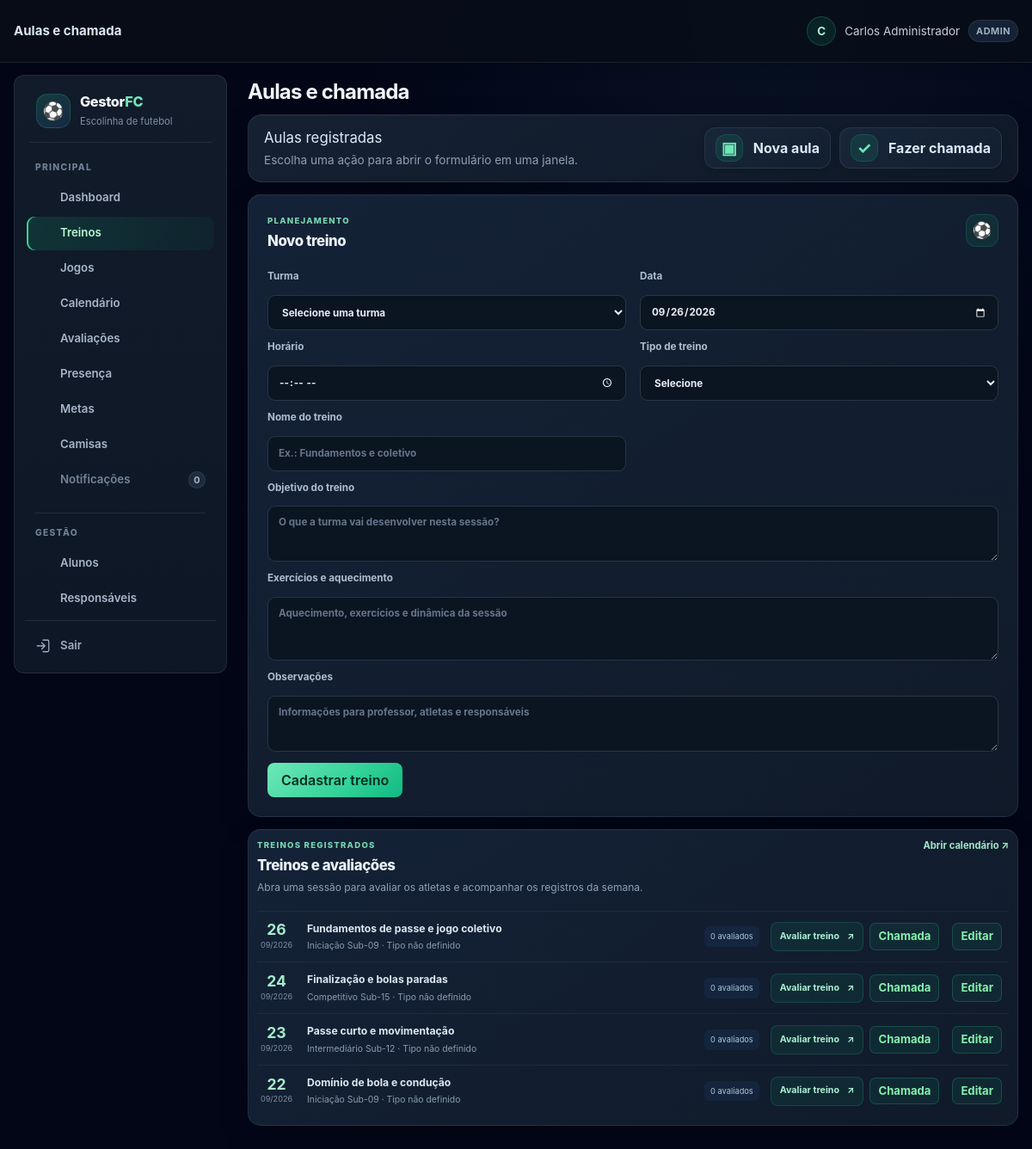
Page /aulas.php (signed in) on the committed database.
### tables this page shows
CREATE TABLE TB_AULA (
    COD_AULA INT AUTO_INCREMENT PRIMARY KEY,
    COD_TURMA INT NOT NULL,
    DATA_AULA DATE NOT NULL,
    TEMA_TREINO VARCHAR(100) DEFAULT 'Fundamentos e Coletivo',
    HORARIO TIME NULL,
    OBJETIVO TEXT NULL,
    EXERCICIOS TEXT NULL,
    TIPO_TREINO VARCHAR(30) NULL,
    ATRIBUTOS_AVALIAVEIS_JSON JSON NULL,
    OBSERVACAO TEXT NULL,
    CRIADO_EM TIMESTAMP DEFAULT CURRENT_TIMESTAMP,
    FOREIGN KEY (COD_TURMA) REFERENCES TB_TURMA(COD_TURMA) ON DELETE CASCADE
);

CREATE TABLE TB_TURMA (
    COD_TURMA INT AUTO_INCREMENT PRIMARY KEY,
    COD_ESCOLINHA INT NOT NULL,
    COD_PROFESSOR INT NULL,
    NOME VARCHAR(50) NOT NULL,
    FAIXA_ETARIA VARCHAR(30) NOT NULL,
    DIAS_TREINO VARCHAR(100) NOT NULL,
    HORARIO VARCHAR(50) NOT NULL,
    CAPACIDADE INT DEFAULT 25,
    ATIVA TINYINT(1) DEFAULT 1,
    CRIADO_EM TIMESTAMP DEFAULT CURRENT_TIMESTAMP,
    FOREIGN KEY (COD_ESCOLINHA) REFERENCES TB_ESCOLINHA(COD_ESCOLINHA) ON DELETE CASCADE,
    FOREIGN KEY (COD_PROFESSOR) REFERENCES TB_USUARIO(COD_USUARIO) ON DELETE SET NULL
);

### includes/helpers.php (called while the page is built, shortened)
<?php
function e($value) {
    return htmlspecialchars((string) $value, ENT_QUOTES, 'UTF-8');
}

### includes/avaliacao_helpers.php (called while the page is built, shortened)
<?php
function avaliacaoCatalogoAtributos() {
    return [
        'velocidade' => 'Velocidade',
        'finalizacao' => 'Finalização',
        'passe' => 'Passe',
        'drible' => 'Drible',
        'fisico' => 'Físico',
        'posicionamento' => 'Posicionamento'
    ];
}
function avaliacaoTiposTreino() {
    return [
        'VELOCIDADE' => ['nome' => 'Velocidade', 'atributos' => ['velocidade']],
        'FINALIZACAO' => ['nome' => 'Finalização', 'atributos' => ['finalizacao']],
        'PASSE' => ['nome' => 'Passe', 'atributos' => ['passe']],
        'FINALIZACAO_PASSE' => ['nome' => 'Finalização + Passe', 'atributos' => ['finalizacao', 'passe']],
        'DRIBLE' => ['nome' => 'Drible', 'atributos' => ['drible']],
        'FISICO' => ['nome' => 'Preparação física', 'atributos' => ['fisico']],
        'POSICIONAMENTO' => ['nome' => 'Posicionamento', 'atributos' => ['posicionamento']],
        'JOGO_TREINO' => ['nome' => 'Jogo-treino', 'atributos' => array_keys(avaliacaoCatalogoAtributos())],
        'TREINO_MISTO' => ['nome' => 'Treino misto', 'atributos' => array_keys(avaliacaoCatalogoAtributos())],
        'TECNICO_GERAL' => ['nome' => 'Fundamentos gerais', 'atributos' => array_keys(avaliacaoCatalogoAtributos())],
        'PERSONALIZADO' => ['nome' => 'Personalizado', 'atributos' => null]
    ];
}

### aulas.php (the view, shortened to what this page needs)
<?php
require_once __DIR__ . '/includes/layout.php';
require_once __DIR__ . '/includes/avaliacao_helpers.php';
$db = getDB();
$escolinha = currentEscolinhaId();
$edit = null;
    ?>
    <?php
$sqlLista = 'SELECT a.*, t.NOME AS TURMA, COUNT(DISTINCT av.COD_AVALIACAO) AS AVALIACOES
             FROM TB_AULA a JOIN TB_TURMA t ON t.COD_TURMA = a.COD_TURMA
             LEFT JOIN TB_AVALIACAO av ON av.COD_AULA = a.COD_AULA
             WHERE t.COD_ESCOLINHA = ?';
$argumentosLista = [$escolinha];
$sqlLista .= ' GROUP BY a.COD_AULA, t.NOME ORDER BY a.DATA_AULA DESC, a.COD_AULA DESC';
$consulta = $db->prepare($sqlLista);
$consulta->execute($argumentosLista);
$lista = $consulta->fetchAll();
$tipoAtual = $edit['TIPO_TREINO'] ?? '';
?>
<section class="treino-form-card">
    <div class="avaliacao-section-heading"><div><p class="avaliacao-eyebrow">PLANEJAMENTO</p><h2><?= $edit ? 'Editar treino' : 'Novo treino' ?></h2></div><span class="avaliacao-heading-icon" aria-hidden="true">⚽</span></div>
    <form method="post" class="formulario-treino">
        <label>Turma<select required name="cod_turma"><option value="">Selecione uma turma</option></select></label>
        <label>Data<input required type="date" name="data_aula" value="<?= e($edit['DATA_AULA'] ?? date('Y-m-d')) ?>"></label>
        <label>Horário<input type="time" name="horario" value="<?= e(!empty($edit['HORARIO']) ? substr((string) $edit['HORARIO'], 0, 5) : '') ?>"></label>
        <label>Tipo de treino<select name="tipo_treino" id="tipoTreino" <?= !$edit || $edit['TIPO_TREINO'] !== null ? 'required' : '' ?>><option value="" <?= $tipoAtual === '' ? 'selected' : '' ?>><?= $edit ? 'Não definido (treino antigo)' : 'Selecione' ?></option></select></label>
        <label>Nome do treino<input required name="tema_treino" value="<?= e($edit['TEMA_TREINO'] ?? '') ?>" placeholder="Ex.: Fundamentos e coletivo"></label>
        <label>Objetivo do treino<textarea name="objetivo" rows="2" placeholder="O que a turma vai desenvolver nesta sessão?"><?= e($edit['OBJETIVO'] ?? '') ?></textarea></label>
        <label class="treino-exercicios">Exercícios e aquecimento<textarea name="exercicios" rows="3" placeholder="Aquecimento, exercícios e dinâmica da sessão"><?= e($edit['EXERCICIOS'] ?? '') ?></textarea></label>
        <label class="treino-observacao">Observações<textarea name="observacao" rows="2" placeholder="Informações para professor, atletas e responsáveis"><?= e($edit['OBSERVACAO'] ?? '') ?></textarea></label>
        <div class="treino-form-actions"><?php actionButton($edit ? 'Salvar alterações' : 'Cadastrar treino'); ?><?php if ($edit): ?><a href="aulas.php">Cancelar</a><?php endif; ?></div>
    </form>
</section>
<section class="lista-aulas-avaliacao">
    <div class="avaliacao-section-heading"><div><p class="avaliacao-eyebrow">TREINOS REGISTRADOS</p><h2>Treinos e avaliações</h2><p>Abra uma sessão para avaliar os atletas e acompanhar os registros da semana.</p></div><a class="avaliacao-voltar-treinos" href="calendario.php">Abrir calendário <span aria-hidden="true">↗</span></a></div>
    <div class="aula-avaliacao-lista">
        <?php foreach ($lista as $aula): $tipo = avaliacaoTiposTreino()[$aula['TIPO_TREINO']]['nome'] ?? 'Tipo não definido'; ?>
            <article class="aula-avaliacao-item">
                <div class="aula-avaliacao-data"><strong><?= e(date('d', strtotime($aula['DATA_AULA']))) ?></strong><span><?= e(date('m/Y', strtotime($aula['DATA_AULA']))) ?></span></div>
                <div class="aula-avaliacao-info"><strong><?= e($aula['TEMA_TREINO']) ?></strong><span><?= e($aula['TURMA']) ?> · <?= e($tipo) ?></span></div>
                <span class="aula-avaliacao-count"><?= (int) $aula['AVALIACOES'] ?> avaliados</span>
                <div class="aula-avaliacao-actions"><a class="botao-avaliar-treino" href="avaliacoes.php?aula=<?= (int) $aula['COD_AULA'] ?>"><?= (int) $aula['AVALIACOES'] ? 'Editar avaliações' : 'Avaliar treino' ?><span aria-hidden="true">↗</span></a><?php if (isset($_GET['mini'])): ?><a href="aulas.php?chamada=<?= (int) $aula['COD_AULA'] ?>&amp;mini=1">Chamada</a><a href="aulas.php?editar=<?= (int) $aula['COD_AULA'] ?>&amp;mini=1">Editar</a><?php else: ?><button type="button" class="acao-tabela" data-modal-url="aulas.php?chamada=<?= (int) $aula['COD_AULA'] ?>&amp;mini=1" data-modal-titulo="Fazer chamada">Chamada</button><button type="button" class="acao-tabela" data-modal-url="aulas.php?mini=1&amp;editar=<?= (int) $aula['COD_AULA'] ?>" data-modal-titulo="Editar treino">Editar</button><?php endif; ?></div>
            </article>
        <?php endforeach; ?>
    </div>
</section>

### rows in the picture
tb_aula: DATA_AULA "26", DATA_AULA "09/2026", TEMA_TREINO "Fundamentos de passe e jogo coletivo", COD_TURMA.NOME "Iniciação Sub-09", TIPO_TREINO "Tipo não definido", AVALIACOES "0"
tb_aula: DATA_AULA "24", DATA_AULA "09/2026", TEMA_TREINO "Finalização e bolas paradas", COD_TURMA.NOME "Competitivo Sub-15", TIPO_TREINO "Tipo não definido", AVALIACOES "0"
tb_aula: DATA_AULA "23", DATA_AULA "09/2026", TEMA_TREINO "Passe curto e movimentação", COD_TURMA.NOME "Intermediário Sub-12", TIPO_TREINO "Tipo não definido", AVALIACOES "0"
tb_aula: DATA_AULA "22", DATA_AULA "09/2026", TEMA_TREINO "Domínio de bola e condução", COD_TURMA.NOME "Iniciação Sub-09", TIPO_TREINO "Tipo não definido", AVALIACOES "0"

### other values in the picture
$title "Aulas e chamada"
$_SESSION['username'] "Carlos Administrador"
$_SESSION['user_role'] "ADMIN"
$label "Dashboard Treinos Jogos Calendário Avaliações Presença Metas Camisas Alunos Responsáveis"
$label "Notificações"
$badge "0"
$titulosRecursos[$title] "Aulas registradas"
$acao[1] "▣"
$acao[0] "Nova aula"
$acao[1] "✓"
$acao[0] "Fazer chamada"
$text "Cadastrar treino"
